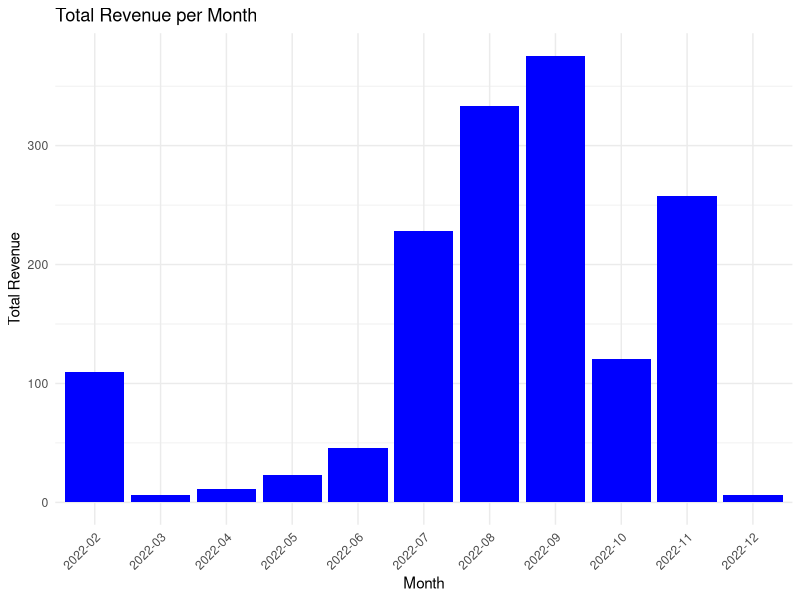

This chart was generated by the following R code:
## ---- chunk 1
library(ggplot2)

revenue <- read.csv("RevenueMonth.csv")

ggplot(revenue, aes(x = Month, y = TotalRevenue)) +
  geom_col(fill = "blue") +
  labs(title = "Total Revenue per Month", x = "Month", y = "Total Revenue") +
  theme_minimal() +
  theme(axis.text.x = element_text(angle = 45, hjust = 1))
